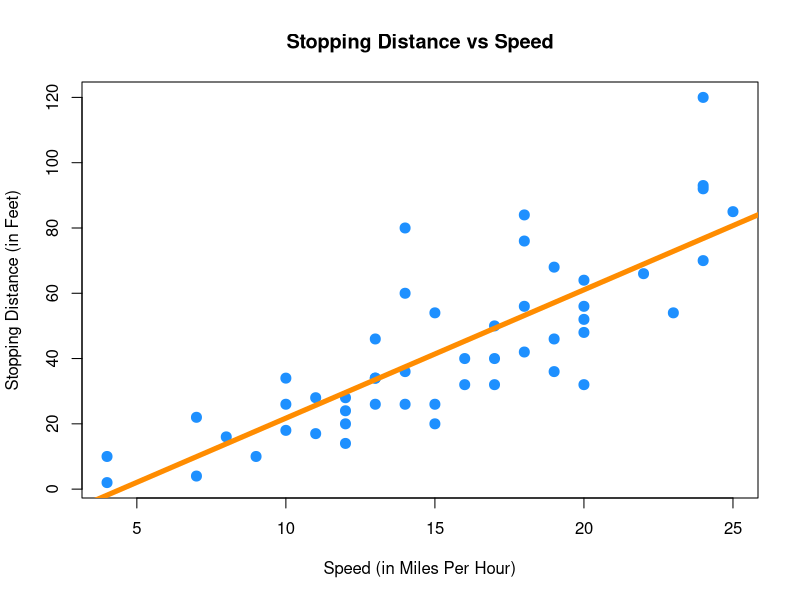
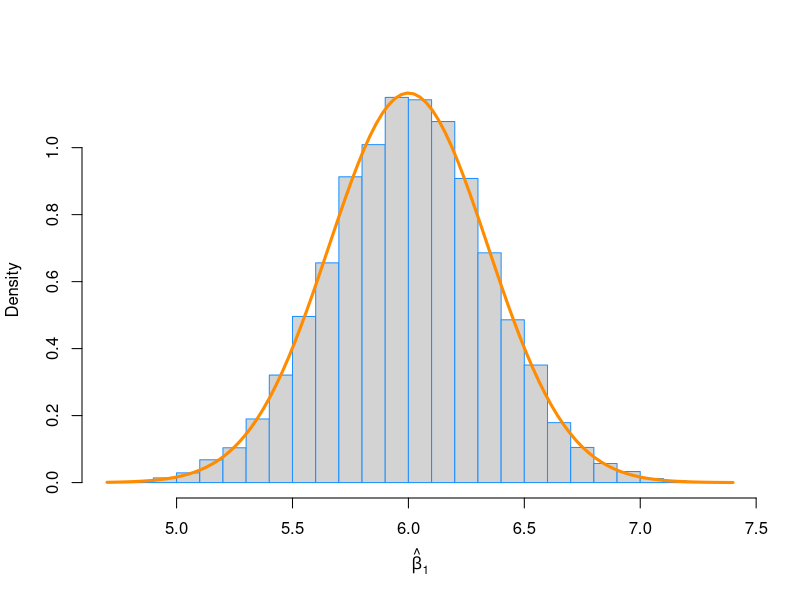
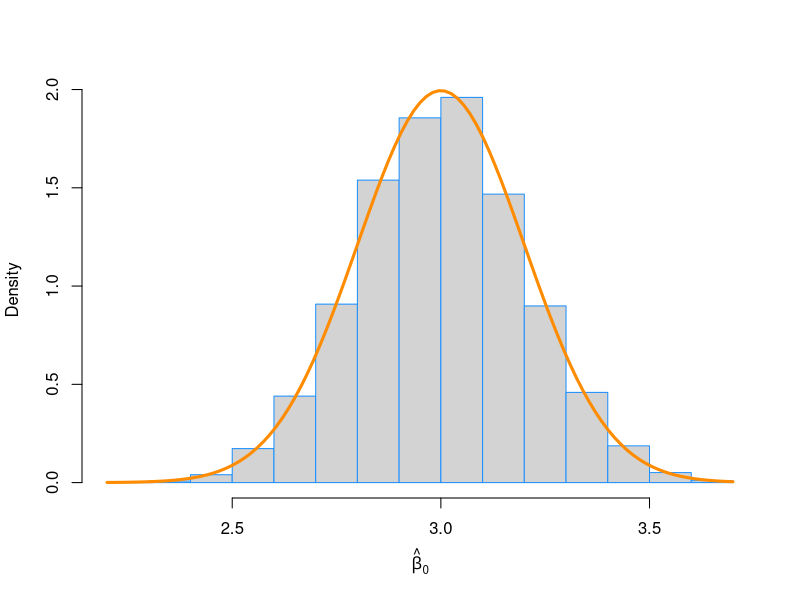
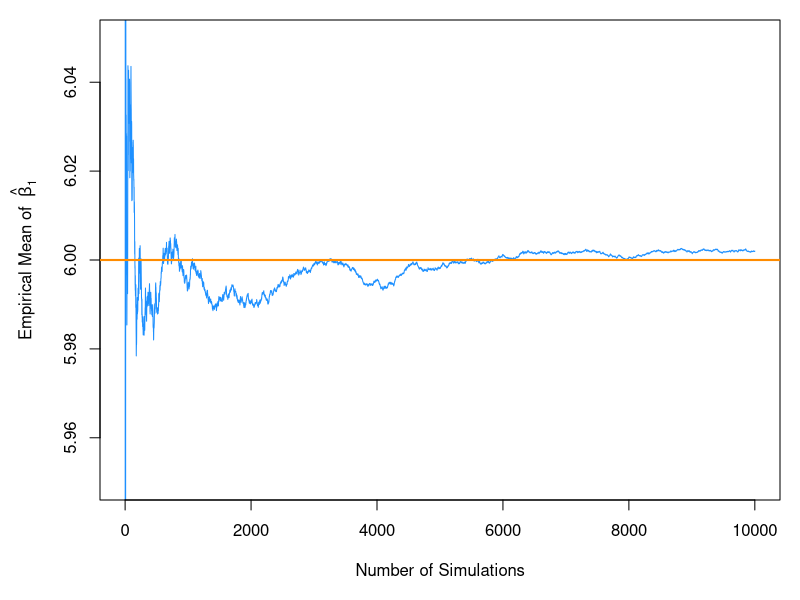
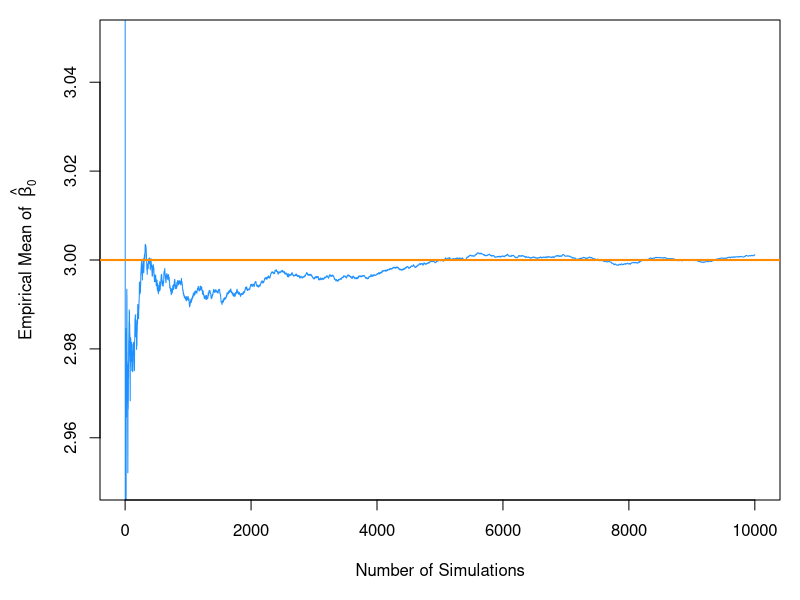
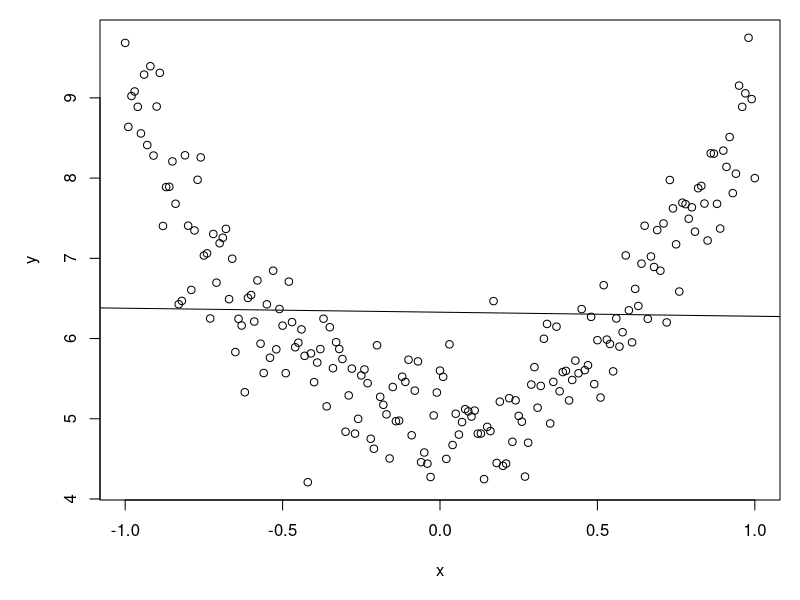
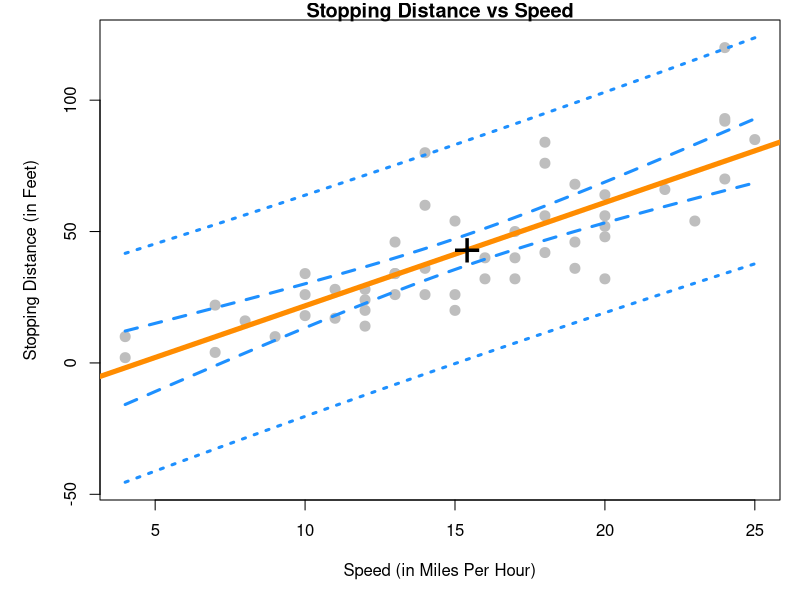

These charts were generated, in order, by the following R code:
## ---- chunk 1
stop_dist_model = lm(dist ~ speed, data = cars)
summary(stop_dist_model)
## ---- chunk 2
plot(dist ~ speed, data = cars,
     xlab = "Speed (in Miles Per Hour)",
     ylab = "Stopping Distance (in Feet)",
     main = "Stopping Distance vs Speed",
     pch  = 20,
     cex  = 2,
     col  = "dodgerblue")
abline(stop_dist_model, lwd = 5, col = "darkorange")
## ---- chunk 3
set.seed(42)
sample_size = 100 # this is n
x = seq(-1, 1, length = sample_size)
Sxx = sum((x - mean(x)) ^ 2)
## ---- chunk 4
beta_0 = 3
beta_1 = 6
sigma  = 2
## ---- chunk 5
(var_beta_1_hat = sigma ^ 2 / Sxx)
(var_beta_0_hat = sigma ^ 2 * (1 / sample_size + mean(x) ^ 2 / Sxx))
## ---- chunk 6
num_samples = 10000
beta_0_hats = rep(0, num_samples)
beta_1_hats = rep(0, num_samples)

for(i in 1:num_samples) {
  eps = rnorm(sample_size, mean = 0, sd = sigma)
  y   = beta_0 + beta_1 * x + eps
  
  sim_model = lm(y ~ x)
  
  beta_0_hats[i] = coef(sim_model)[1]
  beta_1_hats[i] = coef(sim_model)[2]
}
## ---- chunk 7
mean(beta_1_hats) # empirical mean
beta_1            # true mean
var(beta_1_hats)  # empirical variance
var_beta_1_hat    # true variance
## ---- chunk 8
# note need to use prob = TRUE
hist(beta_1_hats, prob = TRUE, breaks = 20, 
     xlab = expression(hat(beta)[1]), main = "", border = "dodgerblue")
curve(dnorm(x, mean = beta_1, sd = sqrt(var_beta_1_hat)), 
      col = "darkorange", add = TRUE, lwd = 3)
## ---- chunk 9
mean(beta_0_hats) # empirical mean
beta_0            # true mean
var(beta_0_hats)  # empirical variance
var_beta_0_hat    # true variance
## ---- chunk 10
hist(beta_0_hats, prob = TRUE, breaks = 20, 
     xlab = expression(hat(beta)[0]), main = "", border = "dodgerblue")
curve(dnorm(x, mean = beta_0, sd = sqrt(var_beta_0_hat)),
      col = "darkorange", add = TRUE, lwd = 3)
## ---- chunk 11
par(mar = c(5, 5, 1, 1)) # adjusted plot margins, otherwise the "hat" does not display
plot(cumsum(beta_1_hats) / (1:length(beta_1_hats)), type = "l", ylim = c(5.95, 6.05),
     xlab = "Number of Simulations",
     ylab = expression("Empirical Mean of " ~ hat(beta)[1]),
     col  = "dodgerblue")
abline(h = 6, col = "darkorange", lwd = 2)

par(mar = c(5, 5, 1, 1)) # adjusted plot margins, otherwise the "hat" does not display
plot(cumsum(beta_0_hats) / (1:length(beta_0_hats)), type = "l", ylim = c(2.95, 3.05),
     xlab = "Number of Simulations",
     ylab = expression("Empirical Mean of " ~ hat(beta)[0]),
     col  = "dodgerblue")
abline(h = 3, col = "darkorange", lwd = 2)
## ---- chunk 12
stop_dist_model = lm(dist ~ speed, data = cars)
summary(stop_dist_model)
## ---- chunk 13
names(summary(stop_dist_model))
summary(stop_dist_model)$coefficients
## ---- chunk 14
summary(stop_dist_model)$coefficients[2,]
## ---- chunk 15
summary(stop_dist_model)$coefficients[1,]
## ---- chunk 16
stop_dist_model_test_info = summary(stop_dist_model)$coefficients

beta_0_hat      = stop_dist_model_test_info[1,1] # Estimate
beta_0_hat_se   = stop_dist_model_test_info[1,2] # Std. Error
beta_0_hat_t    = stop_dist_model_test_info[1,3] # t value
beta_0_hat_pval = stop_dist_model_test_info[1,4] # Pr(>|t|)

beta_1_hat      = stop_dist_model_test_info[2,1] # Estimate
beta_1_hat_se   = stop_dist_model_test_info[2,2] # Std. Error
beta_1_hat_t    = stop_dist_model_test_info[2,3] # t value
beta_1_hat_pval = stop_dist_model_test_info[2,4] # Pr(>|t|)
## ---- chunk 17
(beta_1_hat - 0) / beta_1_hat_se
beta_1_hat_t
## ---- chunk 18
2 * pt(abs(beta_1_hat_t), df = length(resid(stop_dist_model)) - 2, lower.tail = FALSE)
beta_1_hat_pval
## ---- chunk 19
set.seed(42)
x = seq(-1, 1, 0.01)
y = 5 + 4 * x ^ 2 + rnorm(length(x), 0, 0.5)
plot(x, y)
abline(lm(y ~ x))
#summary(lm(y ~ x))$coef[2,4]
## ---- chunk 20
confint(stop_dist_model, level = 0.99)
## ---- chunk 21
new_speeds = data.frame(speed = c(5, 21))
predict(stop_dist_model, newdata = new_speeds, 
        interval = c("confidence"), level = 0.99)
## ---- chunk 22
predict(stop_dist_model, newdata = new_speeds, 
        interval = c("prediction"), level = 0.99)
## ---- chunk 23
speed_grid = seq(min(cars$speed), max(cars$speed), by = 0.01)
dist_ci_band = predict(stop_dist_model, 
                       newdata = data.frame(speed = speed_grid), 
                       interval = "confidence", level = 0.99)
dist_pi_band = predict(stop_dist_model, 
                       newdata = data.frame(speed = speed_grid), 
                       interval = "prediction", level = 0.99) 

plot(dist ~ speed, data = cars,
     xlab = "Speed (in Miles Per Hour)",
     ylab = "Stopping Distance (in Feet)",
     main = "Stopping Distance vs Speed",
     pch  = 20,
     cex  = 2,
     col  = "grey",
     ylim = c(min(dist_pi_band), max(dist_pi_band)))
abline(stop_dist_model, lwd = 5, col = "darkorange")

lines(speed_grid, dist_ci_band[,"lwr"], col = "dodgerblue", lwd = 3, lty = 2)
lines(speed_grid, dist_ci_band[,"upr"], col = "dodgerblue", lwd = 3, lty = 2)
lines(speed_grid, dist_pi_band[,"lwr"], col = "dodgerblue", lwd = 3, lty = 3)
lines(speed_grid, dist_pi_band[,"upr"], col = "dodgerblue", lwd = 3, lty = 3)
points(mean(cars$speed), mean(cars$dist), pch = "+", cex = 3)
## ---- chunk 24
summary(stop_dist_model)
## ---- chunk 25
anova(stop_dist_model)
## ---- chunk 26
anova(lm(dist ~ 1, data = cars), lm(dist ~ speed, data = cars))
